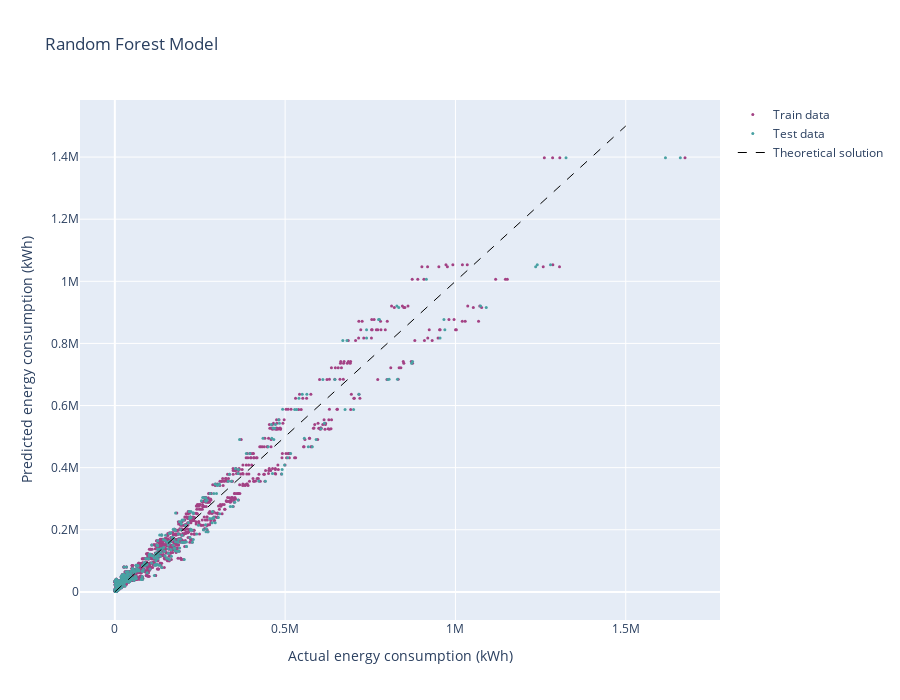

Notebook source saved alongside this figure:
### Markdown cell above
## Random Forest Model

### Code cell
X, y = gdf_data[best_columns_rf], gdf_data.energy

X_train, X_test, y_train, y_test = train_test_split(
    X, y, test_size=0.2, random_state=13
)

reg = RandomForestRegressor(max_depth=9, random_state=0)

reg.fit(X_train, y_train)

mse = mean_squared_error(y_test, reg.predict(X_test))
r2_train = r2_score(y_train, reg.predict(X_train))
r2 = r2_score(y_test, reg.predict(X_test))
print("The mean squared error (MSE) on test set: {:.4f}".format(mse))
print("The R2 score (R2) on train set: {:.4f}".format(r2_train))
print("The R2 score (R2) on test set: {:.4f}".format(r2))

feature_importance = reg.feature_importances_
sorted_idx = np.argsort(feature_importance)
pos = np.arange(sorted_idx.shape[0]) + 0.5
fig = plt.figure(figsize=(12, 6))
plt.subplot(1, 2, 1)
plt.barh(pos, feature_importance[sorted_idx], align="center")
plt.yticks(pos, np.array(X.columns)[sorted_idx])
plt.title("Feature Importance (MDI)")

result = permutation_importance(
    reg, X_test, y_test, n_repeats=10, random_state=42, n_jobs=2
)
sorted_idx = result.importances_mean.argsort()
plt.subplot(1, 2, 2)
plt.boxplot(
    result.importances[sorted_idx].T,
    vert=False,
    labels=np.array(X.columns)[sorted_idx],
)
plt.title("Permutation Importance (test set)")
fig.tight_layout()
plt.show()

fig = go.Figure()

fig.add_trace(go.Scatter(x=y_train, y=reg.predict(X_train),
                    mode='markers',
                    name='Train data',
                    marker = {'color': '#A34184',
                              'size': 3}))

fig.add_trace(go.Scatter(x=y_test, y=reg.predict(X_test),
                    mode='markers',
                    name='Test data',
                    marker = {'color': '#49A1A3',
                              'size': 3}))

fig.add_trace(go.Scatter(x=[0, 1.5e6], y=[0, 1.5e6],
                    mode='lines',
                    name='Theoretical solution',
                    line=dict(color='black', 
                              width=1,
                              dash='dash')))

fig.update_layout(
    width=900,
    height=700,
    title="Random Forest Model",
    xaxis_title="Actual energy consumption (kWh)", 
    yaxis_title="Predicted energy consumption (kWh)"
)

### Figure 1 — Plotly figure (JSON) as saved in the notebook; plotly's stock layout.template omitted (floating-point values rounded to 4 significant figures; data arrays with more than 128 entries replaced by an {"elided": "..."} marker saying what was removed)
{"data": [{"marker": {"color": "#A34184", "size": 3}, "mode": "markers", "name": "Train data", "type": "scatter", "x": {"elided": "1836 float values"}, "y": {"elided": "1836 float values"}}, {"marker": {"color": "#49A1A3", "size": 3}, "mode": "markers", "name": "Test data", "type": "scatter", "x": {"elided": "460 float values"}, "y": {"elided": "460 float values"}}, {"line": {"color": "black", "dash": "dash", "width": 1}, "mode": "lines", "name": "Theoretical solution", "type": "scatter", "x": [0, 1500000], "y": [0, 1500000]}], "layout": {"height": 700, "title": {"text": "Random Forest Model"}, "width": 900, "xaxis": {"title": {"text": "Actual energy consumption (kWh)"}}, "yaxis": {"title": {"text": "Predicted energy consumption (kWh)"}}}}
